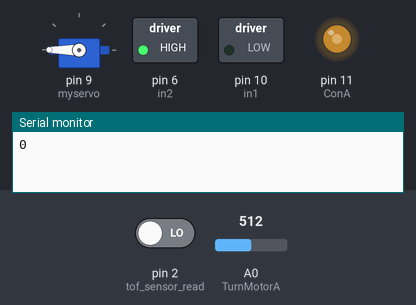
A sketch run on a simulated Arduino Uno, built with avr-gcc and run on an emulated ATmega328P. Parts: servo, switched loads named in the sketch (green lamp = pin HIGH), output pins drawn as LEDs (lit = HIGH), the last lines printed to the serial monitor. The test bench sets the inputs (shaded band); at power-on: A0 (TurnMotorA) = 512, pin 2 (tof_sensor_read) LOW.

Above: at 1.2 s.
1.3 s: A0 (TurnMotorA) set to 716
At 2.9 s:
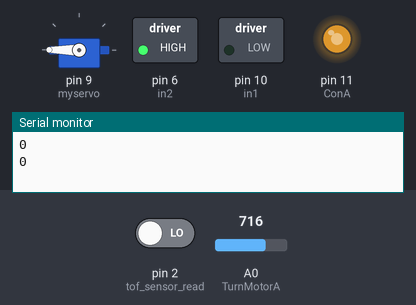
3.5 s: A0 (TurnMotorA) set to 900
At 4.5 s:
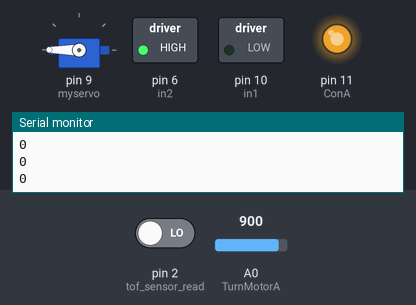
5.5 s: A0 (TurnMotorA) set to 122
At 7.2 s:
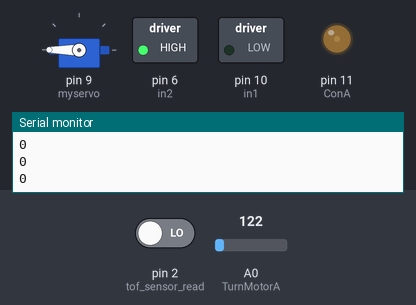
7.5 s: A0 (TurnMotorA) set to 0
At 8.8 s:
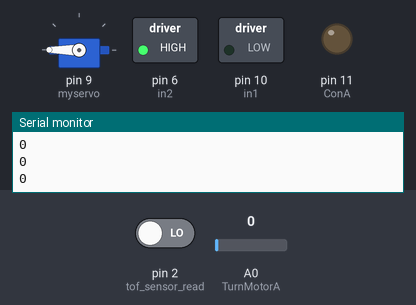
9.5 s: A0 (TurnMotorA) set to 511
At 10.3 s:
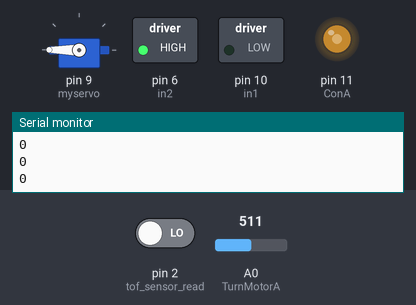
Timing chart, 0 to 12.5 s (numbered marks = the images above; inputs shaded):
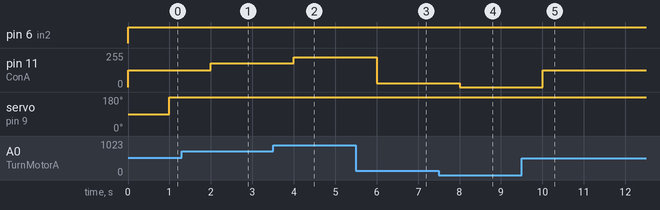

The sketch:

DC_motor_POT_Servo_TOF.ino
```cpp
/*
 Controlling a servo position using a potentiometer (variable resistor)
 by Michal Rinott <http://people.interaction-ivrea.it/m.rinott>

 modified on 8 Nov 2013
 by Scott Fitzgerald
 http://www.arduino.cc/en/Tutorial/Knob
*/
//This code is to control the speed of a DC motor by a potentiometer using l298n driver
//We read the value from the analog input, calibrate it then inject to the module
//Refer to Surtrtech youtube channel for more information
int in1 = 10; //Declaring where our module is wired
int in2 = 6;
int ConA = 11;// Don't forget this is a PWM DI/DO
int speed1;
#define tof_sensor_read 2

#include <Servo.h>

Servo myservo;  // create servo object to control a servo

int potpin = 1;  // analog pin used to connect the potentiometer
int val;         // variable to read the value from the analog pin


void setup() {
  Serial.begin(9600);

  pinMode(6, OUTPUT);
  pinMode(10, OUTPUT);
  pinMode(11, OUTPUT);

  myservo.attach(9);  // attaches the servo on pin 9 to the servo object
}

void TurnMotorA(){ //We create a function which control the direction and speed
  digitalWrite(in1, LOW); //Switch between this HIGH and LOW to change direction
  digitalWrite(in2, HIGH);
  speed1 = analogRead(A0);
  speed1 = speed1*0.2492668622; //We read thea analog value from the potentiometer calibrate it
  analogWrite(ConA,speed1);// Then inject it to our motor
}

/*void tof_sensor(void)
{
  uint16_t sensor_val = pulseIn(tof_sensor, HIGH);
  Serial.print(sensor_val);
 if (sensor_val < 1200)
{
  myservo.write(180);
}
 else if (sensor_val > 1200 && sensor_val < 1900)
{
  myservo.write(0);
}
 else
 {
 myservo.write(90);
 }

}*/

/*void servo()
{
  val = analogRead(potpin);         // reads the value of the potentiometer (value between 0 and 1023)
  val = map(val, 0, 1023, 0, 180);  // scale it to use it with the servo (value between 0 and 180)
  myservo.write(val);               // sets the servo position according to the scaled value
  delay(1);

  Serial.println(val);
  delay(1);  // waits for the servo to get there
}*/

void loop() {
TurnMotorA(); //one function that keeps looping you can add another one with different direction or stop
//servo();
//tof_sensor();
uint16_t sensor_val = pulseIn(tof_sensor_read, HIGH);
Serial.println(sensor_val);

/*if (sensor_val > 1900)
{
  myservo.write(90);
}
else if (sensor_val < 1200)
{
  myservo.write(180);
}*/

myservo.write(180);

}
```

Measured:
- after the input at 1.3 s, pin 11 (ConA): 127/255 → 178/255 after 0.70 s
- after the input at 3.5 s, pin 11 (ConA): 178/255 → 224/255 after 0.50 s
- after the input at 5.5 s, pin 11 (ConA): 224/255 → 30/255 after 0.50 s
- after the input at 7.5 s, pin 11 (ConA): 30/255 → 0/255 after 0.50 s
- after the input at 9.5 s, pin 11 (ConA): 0/255 → 127/255 after 0.50 s
